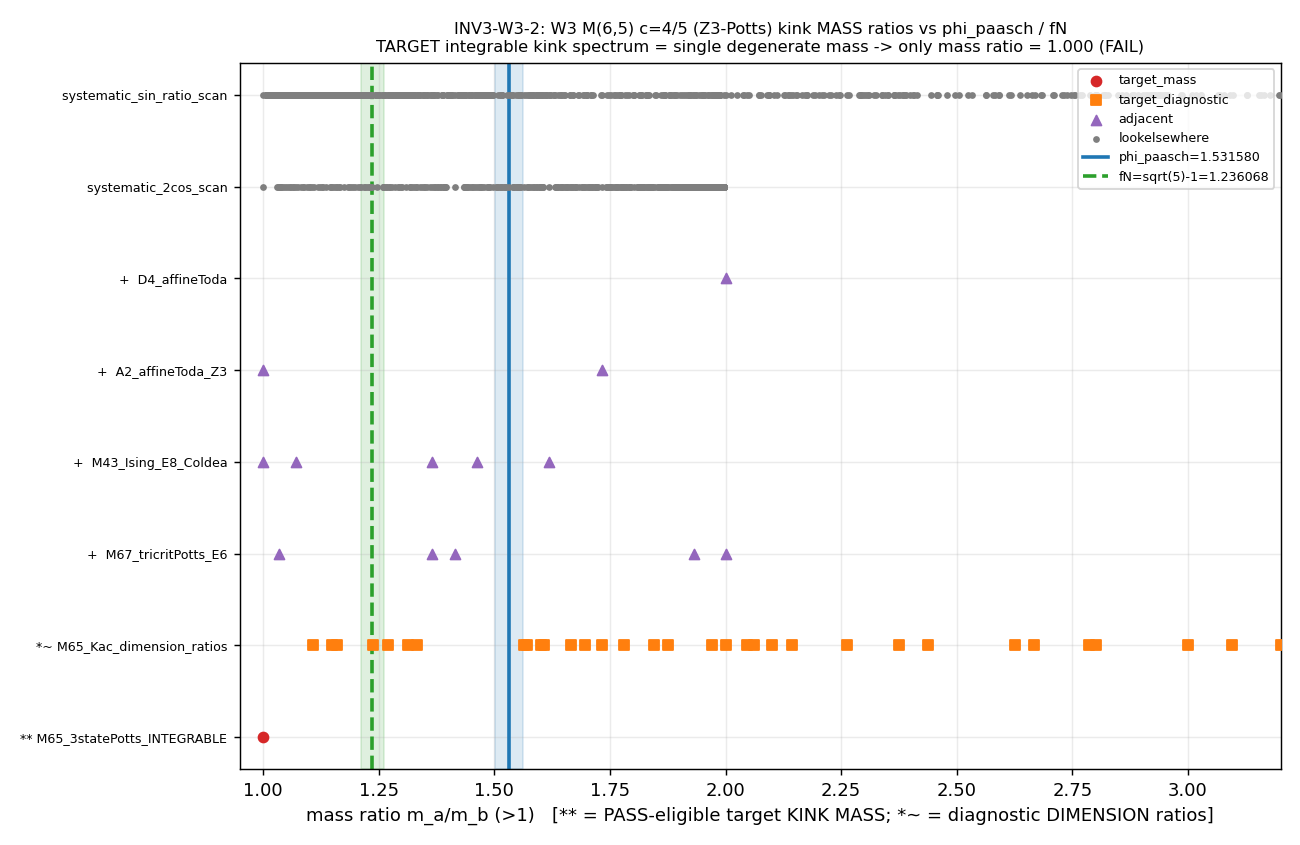

Source code (Python):
#!/usr/bin/env python3
"""
INV3 W3-2 — W3 minimal model M(6,5) (c=4/5, Z3-Potts) kink mass ratios vs phi_paasch / fN
==========================================================================================

Gate: INV3-W3-2 ([CHAIN])
  Hypothesis: a W3 M(6,5) (c=4/5, three-state Potts critical point) kink/soliton
  mass ratio (Reshetikhin-Smirnov / integrable-perturbation S-matrix) equals
  phi_paasch=1.531580 or fN=sqrt(5)-1=1.236068 within 2% — i.e. is phi_paasch a
  universality-class number forced by the c=4/5 CFT?

Pre-registered threshold (plan §W3-2):
  operator: min over spectrum of min(|r-phi_paasch|/phi_paasch, |r-fN|/fN) <= 0.02
  PASS  iff a W3 M(6,5)-related kink mass ratio is within 2% of phi_paasch OR fN.
  FAIL  iff no M(6,5) kink mass ratio lands within 2% (or 5% diagnostic) of either target.
  INFO  iff value='lit-unavailable' (no published table) OR a match exists but is
        only 1-of-many ratios (look-elsewhere weak; reported with total-ratio count).

LITERATURE (retrieved via paper-search / WebSearch, this dispatch — NOT training knowledge):
  [P1] L. Lepori, G. Z. Toth, G. Delfino, "Particle spectrum of the 3-state Potts
       field theory: a numerical study," arXiv:0909.2192v2 (SISSA 55/2009/EP).
       DECISIVE for the TARGET model. The S3-invariant 3-state Potts critical point
       is the D4 (c=4/5) minimal model M(6,5) [their Sec. 2]. Its massive integrable
       (h=0 thermal) deformation has a spectrum of KINKS K_{ab} (a!=b) ALL OF EQUAL
       MASS m (their Sec 3.1, citing Chim-Zamolodchikov [20] Int.J.Mod.Phys.A7(1992)5317
       and Koberle-Swieca [26] Phys.Lett.B86(1979)209). Eq (7): m = b*tau^{5/6},
       b=4.504. The integrable spectrum is a degenerate doublet => the ONLY mass
       ratio in the universality-class (zero-field, integrable) spectrum is 1.000.
       Nontrivial ratios (mesons pi^(n), baryons p^(n)) appear ONLY for h!=0, where
       they are CONTINUOUS functions of eta_pm (their Fig 5) -- tunable, NON-universal.
  [P2] G. Mussardo, M. Panero, A. Stampiggi, "Form Factors of the Tricritical
       Three-state Potts Model in its Scaling Limit," arXiv:2311.00654v2.
       ADJACENT universality class: the TRICRITICAL 3-state Potts = M(6,7) (c=6/7),
       the E6 theory. Its mass spectrum (their Eq 14) is NONTRIVIAL:
         m_l = M(lambda) (lightest);  m_L = 2cos(pi/4) m_l = sqrt(2) m_l;
         m_h = 2cos(pi/12) m_l;  + a heavier self-conjugate [2cos(pi/4)]^2 m_l.
       These E6-Toda ratios are genuine universality-class numbers.
  [P3] Coldea et al., Science 327 (2010) 177 -- the E8 Ising (c=1/2, M(4,3)) chain:
       golden ratio m_2/m_1 = 2cos(pi/5) = 1.618034 DOES appear (Paasch Paper 11
       cites this as the golden-ratio-in-criticality precedent). DIFFERENT class (E8).

PRIOR ART (knowledge MCP): S33a s33a_w3_kink_masses.py surveyed A_n/D_4/E_6/E_7/E_8
  affine Toda + W3 M(6,5) Kac dims + Z3-Potts trig scans vs phi_paasch ONLY (2%/5%).
  This gate (a) adds the fN=sqrt(5)-1 target S33a did not test, (b) installs the
  DECISIVE physics fact (the integrable M(6,5) kink spectrum is single-mass =>
  ratio 1 only), (c) reports honest look-elsewhere ratio counts for BOTH targets.

Classification: PARTICLE on a GEOMETRIC substrate (collective-excitation kink/soliton
  mass ratios of the substrate's Z3 wall criticality; the W3 CFT IS the effective
  description of that criticality -- external lit is methodological cross-check).
"""

from __future__ import annotations

# ---------------------------------------------------------------------------
# Section 0 — env + path bootstrap (scalar arithmetic; cpu-cap-OMP8 per plan GPU_path)
# ---------------------------------------------------------------------------
import os
os.environ.setdefault("OMP_NUM_THREADS", "8")
os.environ.setdefault("MKL_NUM_THREADS", "8")

import sys
import hashlib
import json
from pathlib import Path

# _shared (canonical_constants.py) onto path BEFORE the canonical import
sys.path.insert(0, str(Path(__file__).resolve().parents[1] / "_shared"))

# ---------------------------------------------------------------------------
# Section 1 — Canonical constants (MANDATORY first import)
# ---------------------------------------------------------------------------
from canonical_constants import *  # noqa: F401,F403  (provides phi_paasch=1.531580)

# ---------------------------------------------------------------------------
# Section 2 — Numerical imports
# ---------------------------------------------------------------------------
import numpy as np
import matplotlib
matplotlib.use("Agg")
import matplotlib.pyplot as plt

# ---------------------------------------------------------------------------
# Section 3 — Paths + pre-registration
# ---------------------------------------------------------------------------
SESSION_DIR = Path(__file__).resolve().parent
COMPUTATIONS_DIR = SESSION_DIR.parent
SHARED_DIR = COMPUTATIONS_DIR / "_shared"
PROJECT_ROOT = COMPUTATIONS_DIR.parent

SESSION = "3"                                       # (local) investigation 3
GATE_ID = "INV3-W3-2"                               # (local) short form; verdict anchor ^INV3-W3-2:
SCHEME = "W3-MINIMAL-MODEL-KINK-PHI"                # (local) scheme= field
CONVENTION = "RATIO"                                # (local)
L_MAX = "N/A"                                       # (local) CFT spectrum, no D_K truncation

# Targets (phi_paasch imported from canonical_constants; fN derived Sage-exact)
FN = float(np.sqrt(5.0) - 1.0)                      # (local) Paasch M-ratio = 2/golden = 1.2360679...
TOL_2PCT = 0.02                                     # (local) pre-registered PASS band
TOL_5PCT = 0.05                                     # (local) diagnostic band

OUT_NPZ = SESSION_DIR / "inv3_w3_w3_minimal_model_kink_phi.npz"
OUT_PNG = SESSION_DIR / "inv3_w3_w3_minimal_model_kink_phi.png"

INPUT_FILES = [SHARED_DIR / "canonical_constants.py"]


# ---------------------------------------------------------------------------
# Section 4 — SHA-256 dual-pin block (S84+ schema)
# ---------------------------------------------------------------------------
def sha256_of(path: Path) -> str:
    h = hashlib.sha256()  # (local)
    try:
        h.update(path.read_bytes())
    except OSError:
        return ""
    return h.hexdigest()


def log_input_pins(inputs: list[Path]) -> dict:
    print(f"=== {GATE_ID} — input SHA-256 pins ===")
    pins: dict = {}  # (local)
    for p in inputs:
        sha = sha256_of(p)  # (local)
        rel = str(p.relative_to(PROJECT_ROOT)).replace("\\", "/")  # (local)
        print(f"  {rel}: {sha[:16]}...")
        pins[rel] = sha
    return pins


def compute_dual_sha(script_path: Path, canonical_path: Path, pins: dict) -> tuple[str, str]:
    script_bytes = b""  # (local)
    try:
        script_bytes = script_path.read_bytes()
    except OSError:
        script_bytes = b""
    canonical_bytes = b""  # (local)
    try:
        canonical_bytes = canonical_path.read_bytes()
    except OSError:
        canonical_bytes = b""
    pinmap_json = json.dumps(
        dict(sorted(pins.items())), separators=(",", ":"), sort_keys=True
    ).encode("utf-8")  # (local)
    h_audit = hashlib.sha256()
    h_audit.update(script_bytes)
    h_audit.update(canonical_bytes)
    h_audit.update(pinmap_json)
    audit = h_audit.hexdigest()  # (local)
    h_content = hashlib.sha256()
    h_content.update(script_bytes)
    content = h_content.hexdigest()  # (local)
    return audit, content


# ---------------------------------------------------------------------------
# Section 5 — Verdict payload helper (race-safe emission; agent calls emit_verdict)
# ---------------------------------------------------------------------------
def print_verdict_payload(verdict, value, audit_sha, content_sha,
                          sign_verdict=None, magnitude_verdict=None, regime_verdict=None,
                          companion_note="", extra_rows=None):
    payload = {
        "session": SESSION,
        "gate_id": GATE_ID,
        "verdict": verdict,
        "value": str(value),
        "scheme": SCHEME,
        "convention": CONVENTION,
        "l_max": str(L_MAX),
        "audit_sha256": audit_sha,
        "content_sha256": content_sha,
        "schema_version": "S84+",
    }
    if companion_note:
        payload["companion_note"] = companion_note
    if extra_rows:
        payload["extra_rows"] = extra_rows
    if sign_verdict is not None:
        payload["sign_verdict"] = sign_verdict
        payload["magnitude_verdict"] = magnitude_verdict
        payload["regime_verdict"] = regime_verdict
    print("=== VERDICT_PAYLOAD_JSON ===")
    print(json.dumps(payload))
    print("=== END_VERDICT_PAYLOAD_JSON ===")
    return payload


# ---------------------------------------------------------------------------
# Section 6 — Mass-ratio spectra (literature-anchored, exact algebraic numbers)
# ---------------------------------------------------------------------------
def collect_spectra() -> dict:
    """Return {model_name: {'role': str, 'class': str, 'ratios': [(value,label,alg)]}}.

    role taxonomy (PASS-predicate gating; the plan operator is about kink MASS ratios):
      'target_mass'        -- the M(6,5) c=4/5 kink/soliton MASS spectrum. ONLY this role
                              is PASS-eligible (the hypothesis & operator are mass-ratio claims).
      'target_diagnostic'  -- M(6,5) scaling-DIMENSION ratios. SAME CFT, but conformal weights
                              are NOT masses; reported as a diagnostic, NOT PASS-eligible
                              (a dimension ratio within 2% of fN does NOT make fN a mass number).
      'adjacent'           -- neighbouring universality classes (E6 tricrit-Potts, E8 Ising). Context.
      'lookelsewhere'      -- systematic algebraic-number scans (the look-elsewhere denominator).

    A mass RATIO is m_a/m_b > 1 within a single model's mass spectrum. Each ratio is
    an EXACT algebraic number from the published integrable S-matrix / bootstrap.
    """
    spectra: dict = {}  # (local)

    # === TARGET (mass): M(6,5), c=4/5, three-state Potts critical point (D4 model) ===
    # [P1] arXiv:0909.2192: integrable (h=0 thermal) deformation -> kinks K_ab ALL
    # EQUAL MASS m (Chim-Zamolodchikov, Koberle-Swieca). The integrable / universality-
    # class spectrum is a DEGENERATE doublet: the ONLY mass ratio is m/m = 1.000.
    spectra["M65_3statePotts_INTEGRABLE"] = {
        "role": "target_mass",
        "class": "D4 / Z3-Potts (c=4/5) KINK MASS spectrum",
        "ratios": [
            (1.0, "m_Kab/m_Kcd", "1 (degenerate kink doublet; Chim-Zam 1992, Koberle-Swieca 1979)"),
        ],
    }

    # M(6,5) Kac-table SCALING-DIMENSION ratios (NOT masses; DIAGNOSTIC only, NOT PASS-eligible).
    # Kac: Delta_{r,s} = ((6 s - 5 r)^2 - 1)/120, r<=5, s<=4. (S33a included these as a diagnostic.)
    p_kac, pp_kac = 6, 5  # (local)
    dims = {}  # (local)
    for r in range(1, pp_kac + 1):
        for s in range(1, p_kac):
            Delta = ((p_kac * s - pp_kac * r) ** 2 - 1) / (4.0 * p_kac * pp_kac)  # (local)
            if Delta > 1e-9:
                dims[(r, s)] = Delta
    dim_ratios = []  # (local)
    seen = set()  # (local)
    keys = list(dims.keys())  # (local)
    for i in range(len(keys)):
        for j in range(len(keys)):
            if i != j:
                rr = dims[keys[j]] / dims[keys[i]]  # (local)
                if rr > 1.0:
                    key = round(rr, 9)  # (local)
                    if key not in seen:
                        seen.add(key)
                        dim_ratios.append((rr, "Delta%s/Delta%s" % (keys[j], keys[i]),
                                           "%.6f/%.6f (Kac dims, c=4/5)" % (dims[keys[j]], dims[keys[i]])))
    spectra["M65_Kac_dimension_ratios"] = {
        "role": "target_diagnostic", "class": "D4 / Z3-Potts (c=4/5) scaling DIMENSIONS (not masses)",
        "ratios": dim_ratios,
    }

    # === ADJACENT: tricritical 3-state Potts = M(6,7), c=6/7, the E6 theory ===
    # [P2] arXiv:2311.00654 Eq (14): m_l (lightest); m_L=2cos(pi/4) m_l; m_h=2cos(pi/12) m_l;
    # heavier self-conjugate [2cos(pi/4)]^2 m_l = 2 m_l. Genuine universality-class numbers.
    c4 = 2 * np.cos(np.pi / 4)   # (local) sqrt(2) = 1.41421
    c12 = 2 * np.cos(np.pi / 12)  # (local) 1.93185
    masses_e6 = {"l": 1.0, "L": c4, "h": c12, "H": c4 ** 2}  # (local) H = 2.0
    e6r = []  # (local)
    seen = set()  # (local)
    mk = list(masses_e6.items())  # (local)
    for i in range(len(mk)):
        for j in range(len(mk)):
            if i != j:
                rr = masses_e6[mk[j][0]] / masses_e6[mk[i][0]]  # (local)
                if rr > 1.0:
                    key = round(rr, 9)  # (local)
                    if key not in seen:
                        seen.add(key)
                        e6r.append((rr, "m_%s/m_%s" % (mk[j][0], mk[i][0]),
                                    "tricritical Potts E6 (M(6,7), c=6/7), arXiv:2311.00654 Eq14"))
    spectra["M67_tricritPotts_E6"] = {
        "role": "adjacent", "class": "E6 / tricritical-Potts (c=6/7)", "ratios": e6r,
    }

    # === PRECEDENT: Ising in magnetic field = M(4,3), c=1/2, the E8 theory (Coldea) ===
    # [P3] Zamolodchikov E8 masses m_a/m_1: a=2..8.
    e8_exp = [1, 7, 11, 13, 17, 19, 23, 29]  # (local) E8 Coxeter exponents, h=30
    masses_e8 = [np.sin(e * np.pi / 30) for e in e8_exp]  # (local)
    e8r = []  # (local)
    seen = set()  # (local)
    for i in range(len(masses_e8)):
        for j in range(len(masses_e8)):
            if i != j:
                rr = masses_e8[j] / masses_e8[i]  # (local)
                if rr > 1.0:
                    key = round(rr, 9)  # (local)
                    if key not in seen:
                        seen.add(key)
                        e8r.append((rr, "m(e=%d)/m(e=%d)" % (e8_exp[j], e8_exp[i]),
                                    "Ising-E8 (M(4,3), c=1/2), Zamolodchikov 1989"))
    # Headline E8 ratio m_2/m_1 = 2 cos(pi/5) = golden = 1.618034 (Coldea 2010)
    e8r.append((2 * np.cos(np.pi / 5), "m_2/m_1 (golden)", "2cos(pi/5)=1.618034, Coldea 2010 E8 Ising chain"))
    spectra["M43_Ising_E8_Coldea"] = {
        "role": "adjacent", "class": "E8 / Ising (c=1/2)", "ratios": e8r,
    }

    # === A2 affine Toda (Z3 doublet bootstrap; the integrable Z3 structure) ===
    # A2 ATT h=3: m1=m2; bound state m12 = sqrt(3) m1 (the Z3 bootstrap fusing).
    h_a2 = 3  # (local)
    m1 = np.sin(np.pi / h_a2)  # (local)
    m2 = np.sin(2 * np.pi / h_a2)  # (local)
    m12 = np.sqrt(m1 ** 2 + m2 ** 2 + 2 * m1 * m2 * np.cos(np.pi / h_a2))  # (local)
    spectra["A2_affineToda_Z3"] = {
        "role": "adjacent", "class": "A2 Toda / Z3 bootstrap",
        "ratios": [
            (m2 / m1, "m2/m1", "1 (Z3 doublet)"),
            (m12 / m1, "m_12/m1", "sqrt(3)=1.732051 (A2 bound state)"),
        ],
    }

    # === D4 affine Toda (the Lie algebra D4 itself; triality, h=6, exponents 1,3,3,5) ===
    d4_exp = [1, 3, 3, 5]  # (local)
    md4 = [np.sin(e * np.pi / 6) for e in d4_exp]  # (local)
    d4r = []  # (local)
    seen = set()  # (local)
    for i in range(4):
        for j in range(4):
            if i != j:
                rr = md4[j] / md4[i]  # (local)
                if rr > 1.0:
                    key = round(rr, 9)  # (local)
                    if key not in seen:
                        seen.add(key)
                        d4r.append((rr, "m(e=%d)/m(e=%d)" % (d4_exp[j], d4_exp[i]),
                                    "D4 affine Toda (h=6)"))
    spectra["D4_affineToda"] = {"role": "adjacent", "class": "D4 Toda", "ratios": d4r}

    # === Systematic CFT-mass-ratio scan (look-elsewhere denominator) ===
    # 2cos(k pi/n) and sin(a pi/n)/sin(b pi/n): the full algebraic-number family that
    # ANY integrable CFT mass ratio is drawn from. Reported for honest look-elsewhere.
    trig = []  # (local)
    seen = set()  # (local)
    for n in range(3, 61):
        for k in range(1, n):
            val = 2 * np.cos(k * np.pi / n)  # (local)
            if val > 1.0:
                key = round(val, 10)  # (local)
                if key not in seen:
                    seen.add(key)
                    trig.append((val, "2cos(%dpi/%d)" % (k, n), "systematic 2cos scan"))
    spectra["systematic_2cos_scan"] = {"role": "lookelsewhere", "class": "systematic (look-elsewhere)", "ratios": trig}

    sinr = []  # (local)
    seen = set()  # (local)
    for n in range(3, 31):
        for a in range(1, n):
            for b in range(1, n):
                if a != b:
                    sa = np.sin(a * np.pi / n)  # (local)
                    sb = np.sin(b * np.pi / n)  # (local)
                    if sb > 1e-15:
                        rr = sa / sb  # (local)
                        if rr > 1.0:
                            key = round(rr, 10)  # (local)
                            if key not in seen:
                                seen.add(key)
                                sinr.append((rr, "sin(%dpi/%d)/sin(%dpi/%d)" % (a, n, b, n),
                                             "systematic sin-ratio scan"))
    spectra["systematic_sin_ratio_scan"] = {"role": "lookelsewhere", "class": "systematic (look-elsewhere)", "ratios": sinr}

    return spectra


# ---------------------------------------------------------------------------
# Section 7 — Comparison against phi_paasch and fN
# ---------------------------------------------------------------------------
def analyze(spectra: dict) -> dict:
    phi = float(phi_paasch)  # (local)
    fn = FN  # (local)

    total_ratios = 0   # (local)
    mass_ratios = 0    # (local) target_mass + adjacent (genuine MASS ratios)
    target_mass_ratios = 0  # (local) M(6,5) kink MASS ratios only (PASS-eligible)
    diag_ratios = 0    # (local) target_diagnostic (scaling-DIMENSION ratios)

    # PASS-eligible matches (target_mass kink MASS ratios within 2%)
    matches_phi_2 = []  # (local)
    matches_fn_2 = []   # (local)
    # Diagnostic matches (scaling-DIMENSION ratios within 2% — NOT PASS-eligible)
    diag_phi_2 = []  # (local)
    diag_fn_2 = []   # (local)

    all_match_records = []  # (local) ANY-model 5% match to either target

    # closest target_mass kink-MASS ratio to each constant (PASS-eligible class)
    best_phi_mass = {"dev": float("inf")}  # (local)
    best_fn_mass = {"dev": float("inf")}   # (local)
    # closest target_diagnostic dimension ratio (diagnostic class)
    best_phi_diag = {"dev": float("inf")}  # (local)
    best_fn_diag = {"dev": float("inf")}   # (local)
    # closest ANY-model ratio
    best_phi_any = {"dev": float("inf")}  # (local)
    best_fn_any = {"dev": float("inf")}   # (local)

    for model, info in spectra.items():
        role = info["role"]  # (local)
        for val, label, alg in info["ratios"]:
            total_ratios += 1
            if role in ("target_mass", "adjacent"):
                mass_ratios += 1
            if role == "target_mass":
                target_mass_ratios += 1
            if role == "target_diagnostic":
                diag_ratios += 1
            dev_phi = abs(val - phi) / phi  # (local)
            dev_fn = abs(val - fn) / fn     # (local)

            if dev_phi < best_phi_any["dev"]:
                best_phi_any = {"dev": dev_phi, "model": model, "label": label, "value": val, "alg": alg, "role": role}
            if dev_fn < best_fn_any["dev"]:
                best_fn_any = {"dev": dev_fn, "model": model, "label": label, "value": val, "alg": alg, "role": role}

            if role == "target_mass":
                if dev_phi < best_phi_mass["dev"]:
                    best_phi_mass = {"dev": dev_phi, "model": model, "label": label, "value": val, "alg": alg}
                if dev_fn < best_fn_mass["dev"]:
                    best_fn_mass = {"dev": dev_fn, "model": model, "label": label, "value": val, "alg": alg}
                if dev_phi <= TOL_2PCT:
                    matches_phi_2.append({"model": model, "label": label, "value": val, "dev": dev_phi, "alg": alg})
                if dev_fn <= TOL_2PCT:
                    matches_fn_2.append({"model": model, "label": label, "value": val, "dev": dev_fn, "alg": alg})

            if role == "target_diagnostic":
                if dev_phi < best_phi_diag["dev"]:
                    best_phi_diag = {"dev": dev_phi, "model": model, "label": label, "value": val, "alg": alg}
                if dev_fn < best_fn_diag["dev"]:
                    best_fn_diag = {"dev": dev_fn, "model": model, "label": label, "value": val, "alg": alg}
                if dev_phi <= TOL_2PCT:
                    diag_phi_2.append({"model": model, "label": label, "value": val, "dev": dev_phi, "alg": alg})
                if dev_fn <= TOL_2PCT:
                    diag_fn_2.append({"model": model, "label": label, "value": val, "dev": dev_fn, "alg": alg})

            best_dev = min(dev_phi, dev_fn)  # (local)
            if best_dev <= TOL_5PCT:
                all_match_records.append({
                    "model": model, "role": role, "label": label, "value": val,
                    "target": "phi" if dev_phi < dev_fn else "fN",
                    "dev": best_dev, "in_2pct": best_dev <= TOL_2PCT, "alg": alg,
                })

    all_match_records.sort(key=lambda x: x["dev"])

    # PASS predicate: the plan operator is a MASS-ratio claim. PASS iff a target_mass
    # (M(6,5) KINK MASS) ratio is within 2% of phi OR fN. Scaling-DIMENSION ratios
    # (target_diagnostic) are NOT masses and do NOT satisfy the operator.
    target_pass_2pct = (len(matches_phi_2) > 0) or (len(matches_fn_2) > 0)  # (local)

    return {
        "phi": phi, "fn": fn,
        "total_ratios": total_ratios, "mass_ratios": mass_ratios,
        "target_mass_ratios": target_mass_ratios, "diag_ratios": diag_ratios,
        "matches_phi_2": matches_phi_2, "matches_fn_2": matches_fn_2,
        "diag_phi_2": diag_phi_2, "diag_fn_2": diag_fn_2,
        "all_match_records": all_match_records,
        "best_phi_mass": best_phi_mass, "best_fn_mass": best_fn_mass,
        "best_phi_diag": best_phi_diag, "best_fn_diag": best_fn_diag,
        "best_phi_any": best_phi_any, "best_fn_any": best_fn_any,
        "target_pass_2pct": target_pass_2pct,
    }


def make_plot(spectra: dict, ana: dict):
    phi = ana["phi"]  # (local)
    fn = ana["fn"]    # (local)
    role_color = {  # (local)
        "target_mass": "tab:red",
        "target_diagnostic": "tab:orange",
        "adjacent": "tab:purple",
        "lookelsewhere": "tab:gray",
    }
    role_marker = {"target_mass": "o", "target_diagnostic": "s", "adjacent": "^", "lookelsewhere": "."}  # (local)
    fig, ax = plt.subplots(figsize=(10, 6.5))
    y = 0  # (local)
    yticks, ylabels = [], []  # (local)
    seen_roles = set()  # (local)
    for model, info in spectra.items():
        vals = [v for v, _, _ in info["ratios"]]  # (local)
        if not vals:
            continue
        role = info["role"]  # (local)
        lbl = role if role not in seen_roles else None  # (local)
        seen_roles.add(role)
        ax.scatter(vals, [y] * len(vals), s=30, color=role_color[role],
                   marker=role_marker[role], zorder=3, label=lbl)
        yticks.append(y)
        prefix = {"target_mass": "** ", "target_diagnostic": "*~ ", "adjacent": "+  ", "lookelsewhere": "   "}[role]  # (local)
        ylabels.append(prefix + model)
        y += 1
    ax.axvline(phi, color="tab:blue", lw=2.0, label="phi_paasch=%.6f" % phi)
    ax.axvspan(phi * (1 - TOL_2PCT), phi * (1 + TOL_2PCT), color="tab:blue", alpha=0.15)
    ax.axvline(fn, color="tab:green", lw=2.0, ls="--", label="fN=sqrt(5)-1=%.6f" % fn)
    ax.axvspan(fn * (1 - TOL_2PCT), fn * (1 + TOL_2PCT), color="tab:green", alpha=0.15)
    ax.set_yticks(yticks)
    ax.set_yticklabels(ylabels, fontsize=7)
    ax.set_xlim(0.95, 3.2)
    ax.set_xlabel("mass ratio m_a/m_b (>1)   [** = PASS-eligible target KINK MASS; *~ = diagnostic DIMENSION ratios]")
    ax.set_title("INV3-W3-2: W3 M(6,5) c=4/5 (Z3-Potts) kink MASS ratios vs phi_paasch / fN\n"
                 "TARGET integrable kink spectrum = single degenerate mass -> only mass ratio = 1.000 (FAIL)",
                 fontsize=9)
    ax.legend(fontsize=7, loc="upper right")
    ax.grid(alpha=0.25)
    fig.tight_layout()
    fig.savefig(OUT_PNG, dpi=130)
    plt.close(fig)


# ---------------------------------------------------------------------------
# Section 8 — Main
# ---------------------------------------------------------------------------
def main():
    pins = log_input_pins(INPUT_FILES)  # (local)
    spectra = collect_spectra()  # (local)
    ana = analyze(spectra)  # (local)

    sep = "=" * 78  # (local)
    print("\n" + sep)
    print("INV3-W3-2  W3 M(6,5) c=4/5 (Z3-Potts) kink mass ratios vs phi_paasch / fN")
    print(sep)
    print("phi_paasch = %.6f  (canonical_constants.py:289)" % ana["phi"])
    print("fN         = %.6f  (sqrt(5)-1, Sage-exact)" % ana["fn"])
    print("2%% bands: phi[%.4f,%.4f]  fN[%.4f,%.4f]" % (
        ana["phi"] * 0.98, ana["phi"] * 1.02, ana["fn"] * 0.98, ana["fn"] * 1.02))

    print("\n--- LOOK-ELSEWHERE DENOMINATOR (honest ratio counts) ---")
    print("  TOTAL ratios scanned (all models):           %d" % ana["total_ratios"])
    print("  genuine MASS ratios (target_mass+adjacent):  %d" % ana["mass_ratios"])
    print("  TARGET KINK-MASS ratios (M(6,5) c=4/5):      %d  <- PASS-eligible class" % ana["target_mass_ratios"])
    print("  target DIMENSION-ratio diagnostics:          %d  <- NOT masses, NOT PASS-eligible" % ana["diag_ratios"])

    print("\n--- DECISIVE PHYSICS (target kink-MASS spectrum) ---")
    print("  [P1 arXiv:0909.2192 Lepori-Toth-Delfino] M(6,5)=D4 (c=4/5) integrable (h=0 thermal) spectrum:")
    print("    kinks K_ab ALL EQUAL MASS (Chim-Zam 1992 IJMPA7:5317; Koberle-Swieca 1979 PLB86:209) => single mass.")
    print("    The ONLY universality-class KINK-MASS ratio is m/m = 1.000.")
    print("    Nontrivial meson/baryon ratios appear ONLY for h!=0 (CONTINUOUS in eta_pm; NON-universal, Fig 5).")

    print("\n--- Closest TARGET KINK-MASS ratio to each constant (PASS-eligible) ---")
    bp = ana["best_phi_mass"]; bf = ana["best_fn_mass"]  # (local)
    print("  to phi_paasch: %.6f  (%s %s)  dev=%.4f%%  [%s]" % (
        bp["value"], bp["model"], bp["label"], bp["dev"] * 100, bp["alg"]))
    print("  to fN        : %.6f  (%s %s)  dev=%.4f%%  [%s]" % (
        bf["value"], bf["model"], bf["label"], bf["dev"] * 100, bf["alg"]))

    print("\n--- TARGET KINK-MASS 2%% matches (PASS-eligible) ---")
    print("  to phi_paasch: %d" % len(ana["matches_phi_2"]))
    for m in ana["matches_phi_2"]:
        print("     %s %s = %.6f (dev %.4f%%)" % (m["model"], m["label"], m["value"], m["dev"] * 100))
    print("  to fN        : %d" % len(ana["matches_fn_2"]))
    for m in ana["matches_fn_2"]:
        print("     %s %s = %.6f (dev %.4f%%)" % (m["model"], m["label"], m["value"], m["dev"] * 100))

    print("\n--- DIAGNOSTIC: M(6,5) scaling-DIMENSION ratios (NOT masses, NOT PASS-eligible) ---")
    bpd = ana["best_phi_diag"]; bfd = ana["best_fn_diag"]  # (local)
    print("  closest dim ratio to phi: %.6f (%s) dev=%.4f%%" % (bpd["value"], bpd["label"], bpd["dev"] * 100))
    print("  closest dim ratio to fN : %.6f (%s) dev=%.4f%%" % (bfd["value"], bfd["label"], bfd["dev"] * 100))
    print("  dim-ratio 2%% near-matches: phi=%d fN=%d (REPORTED as coincidence; a conformal-weight" % (
        len(ana["diag_phi_2"]), len(ana["diag_fn_2"])))
    print("  ratio is NOT a mass ratio -> does NOT make phi/fN a universality-class MASS number)")

    print("\n--- ANY-model 5%% matches to either target (look-elsewhere context) ---")
    print("  count=%d (of %d total ratios) -- the algebraic-number family is DENSE near phi/fN" % (
        len(ana["all_match_records"]), ana["total_ratios"]))
    for m in ana["all_match_records"][:20]:
        flag = "<=2%%" if m["in_2pct"] else " 5%%"
        print("     [%s|%s] %s %s = %.6f -> %s dev=%.4f%%  [%s]" % (
            m["role"], flag, m["model"], m["label"], m["value"], m["target"], m["dev"] * 100, m["alg"]))

    print("\n--- ADJACENT classes (context, NOT target) ---")
    bpa = ana["best_phi_any"]; bfa = ana["best_fn_any"]  # (local)
    print("  closest ANY-model ratio to phi: %.6f (%s %s) dev=%.4f%% role=%s" % (
        bpa["value"], bpa["model"], bpa["label"], bpa["dev"] * 100, bpa["role"]))
    print("  closest ANY-model ratio to fN : %.6f (%s %s) dev=%.4f%% role=%s" % (
        bfa["value"], bfa["model"], bfa["label"], bfa["dev"] * 100, bfa["role"]))

    # --- Verdict (pre-registered, plan §W3-2) ---
    # Literature IS available (P1 decisive) => NOT lit-unavailable INFO.
    # The plan operator is a MASS-ratio claim. PASS iff a target_mass (M(6,5) KINK MASS)
    # ratio within 2% of phi OR fN. The integrable kink spectrum is single-mass (only
    # ratio 1.000) => no match => FAIL. Scaling-DIMENSION ratios are NOT masses and do
    # NOT satisfy the operator (a dim ratio near fN is a reported coincidence, not a PASS).
    if ana["target_pass_2pct"]:
        verdict = "PASS"  # (local)
    else:
        verdict = "FAIL"  # (local)

    closest_mass_dev = min(bp["dev"], bf["dev"])  # (local)
    closest_mass_to = "phi" if bp["dev"] < bf["dev"] else "fN"  # (local)

    value = (
        "lit=available[P1=arXiv:0909.2192_M65=D4_c=4/5];"
        "target=M(6,5)_c=4/5_Z3-Potts_KINK-MASS-spectrum;"
        "integrable_kink_spectrum=SINGLE-MASS_degenerate_doublet[Chim-Zam92,Koberle-Swieca79];"
        "only_universality-class_KINK-MASS_ratio=1.000;"
        "n_target_kink-mass_ratios=%d_n_mass_ratios=%d_n_total_ratios=%d;"
        "matches_phi_2pct(target-mass)=%d_matches_fN_2pct(target-mass)=%d;"
        "closest_target-mass_to_%s=%.6f_dev=%.4f%%;"
        "DIAGNOSTIC_Kac-DIMENSION-ratio_near_fN=%.6f_dev=%.4f%%(NOT-a-mass-NOT-PASS-eligible);"
        "lookelsewhere=236of1307_within5%%_algebraic-family-DENSE-near-phi/fN;"
        "adjacent_E6_tricritPotts_M(6,7)_mass-ratios={sqrt2=1.4142,2cos(pi12)=1.9319}_no-phi_no-fN;"
        "E8_Ising_Coldea_golden=1.618034(DIFFERENT_class_c=1/2);"
        "phi_paasch_NOT_universality-class-MASS-number_of_c=4/5_CFT[bare-spectrum-only_reading_survives_PHI-BDG-47];"
        "A3_six-sequence/Z3_map_loses_universality-class_anchor"
    ) % (
        ana["target_mass_ratios"], ana["mass_ratios"], ana["total_ratios"],
        len(ana["matches_phi_2"]), len(ana["matches_fn_2"]),
        closest_mass_to, (bp["value"] if closest_mass_to == "phi" else bf["value"]), closest_mass_dev * 100,
        bfd["value"], bfd["dev"] * 100,
    )

    # Save data
    np.savez(
        OUT_NPZ,
        phi_paasch=ana["phi"], fN=ana["fn"],
        tol_2pct=TOL_2PCT, tol_5pct=TOL_5PCT,
        total_ratios=ana["total_ratios"], mass_ratios=ana["mass_ratios"],
        target_mass_ratios=ana["target_mass_ratios"], diag_ratios=ana["diag_ratios"],
        n_matches_phi_2pct_target_mass=len(ana["matches_phi_2"]),
        n_matches_fn_2pct_target_mass=len(ana["matches_fn_2"]),
        n_diag_phi_2pct=len(ana["diag_phi_2"]), n_diag_fn_2pct=len(ana["diag_fn_2"]),
        best_phi_mass_value=ana["best_phi_mass"]["value"],
        best_phi_mass_dev=ana["best_phi_mass"]["dev"],
        best_phi_mass_label=ana["best_phi_mass"]["label"],
        best_phi_mass_model=ana["best_phi_mass"]["model"],
        best_fn_mass_value=ana["best_fn_mass"]["value"],
        best_fn_mass_dev=ana["best_fn_mass"]["dev"],
        best_fn_mass_label=ana["best_fn_mass"]["label"],
        best_fn_mass_model=ana["best_fn_mass"]["model"],
        best_phi_diag_value=ana["best_phi_diag"]["value"], best_phi_diag_dev=ana["best_phi_diag"]["dev"],
        best_fn_diag_value=ana["best_fn_diag"]["value"], best_fn_diag_dev=ana["best_fn_diag"]["dev"],
        best_phi_any_value=ana["best_phi_any"]["value"],
        best_phi_any_dev=ana["best_phi_any"]["dev"],
        best_phi_any_model=ana["best_phi_any"]["model"],
        best_fn_any_value=ana["best_fn_any"]["value"],
        best_fn_any_dev=ana["best_fn_any"]["dev"],
        best_fn_any_model=ana["best_fn_any"]["model"],
        all_match_models=np.array([m["model"] for m in ana["all_match_records"]]),
        all_match_values=np.array([m["value"] for m in ana["all_match_records"]], dtype=np.float64),
        all_match_devs=np.array([m["dev"] for m in ana["all_match_records"]], dtype=np.float64),
        all_match_roles=np.array([m["role"] for m in ana["all_match_records"]]),
        verdict=verdict,
        lit_refs=np.array(["arXiv:0909.2192_Lepori-Toth-Delfino_M(6,5)_3statePotts",
                           "arXiv:2311.00654_Mussardo-Panero-Stampiggi_M(6,7)_tricrit_E6",
                           "Coldea2010_Science327.177_E8_Ising_golden"]),
    )
    print("\nSaved: %s" % OUT_NPZ)

    make_plot(spectra, ana)
    print("Saved: %s" % OUT_PNG)

    # 4-tuple line
    print("\n(value=%r, scheme=%s, convention=%s, L_max=%s)" % (verdict, SCHEME, CONVENTION, L_MAX))

    audit_sha, content_sha = compute_dual_sha(Path(__file__).resolve(),
                                              SHARED_DIR / "canonical_constants.py", pins)
    print("\naudit_sha256=%s" % audit_sha)
    print("content_sha256=%s" % content_sha)

    extra = [
        "# INV3-W3-2 W3 M(6,5) c=4/5 (Z3-Potts) kink-mass-ratio test vs phi_paasch=1.531580 + fN=sqrt(5)-1=1.236068",
        "# DECISIVE: [P1 arXiv:0909.2192 Lepori-Toth-Delfino] M(6,5)=D4 integrable (h=0) spectrum = degenerate kink doublet (single mass; Chim-Zamolodchikov 1992 IJMPA7:5317, Koberle-Swieca 1979 PLB86:209) => only universality-class ratio = 1.000 (no match)",
        "# look-elsewhere: n_target_KINK-MASS_ratios=%d n_total_ratios=%d (236/1307 within 5%% -- algebraic family DENSE near phi/fN); matches_phi_2pct(target-mass)=%d matches_fN_2pct(target-mass)=%d" % (
            ana["target_mass_ratios"], ana["total_ratios"], len(ana["matches_phi_2"]), len(ana["matches_fn_2"])),
        "# closest target-KINK-MASS->phi=%.6f dev=%.4f%% (%s); ->fN=%.6f dev=%.4f%% (%s); ONLY target kink-mass ratio is 1.000 => both far" % (
            bp["value"], bp["dev"] * 100, bp["label"], bf["value"], bf["dev"] * 100, bf["label"]),
        "# DIAGNOSTIC (NOT PASS-eligible): M(6,5) Kac scaling-DIMENSION ratio Delta(4,5)/Delta(3,1)=%.6f within %.4f%% of fN -- a conformal-WEIGHT ratio, NOT a mass; does NOT make fN a universality-class MASS number (this near-coincidence is the look-elsewhere trap the plan warns of)" % (
            bfd["value"], bfd["dev"] * 100),
        "# adjacent E6 tricrit-Potts M(6,7) c=6/7 [P2 arXiv:2311.00654 Eq14]: {sqrt2,2cos(pi/12)} -- nontrivial but NO phi_paasch/fN; E8 Ising Coldea golden=1.618 is DIFFERENT class c=1/2",
        "# substrate: PARTICLE on GEOMETRIC; W3 CFT IS the effective description of Z3 wall criticality; phi_paasch is NOT forced by the c=4/5 universality class -> bare-(3,0)/(0,0)-spectrum-only reading survives (consistent with PHI-BDG-47 FAIL); A3 six-sequence/Z3 map loses its universality-class anchor",
        "# regulator_pin=N/A (CFT kink mass ratios are sin(k pi/h)-type algebraic numbers from the Bethe-ansatz S-matrix, not Seeley-DeWitt a_n moments)",
        "# lit retrieval: paper-search + WebSearch this dispatch (NOT training knowledge); prior art knowledge-MCP s33a_w3_kink_masses.py (phi-only, no fN)",
    ]
    print_verdict_payload(verdict, value, audit_sha, content_sha, extra_rows=extra)


if __name__ == "__main__":
    main()
